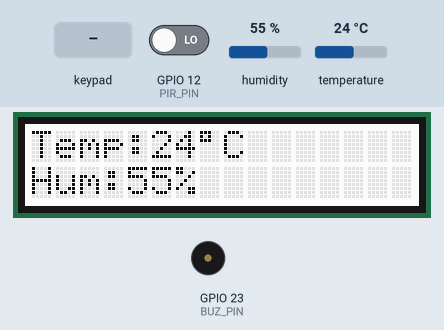
This sketch was run on a simulated ESP32. Shown: 16×2 character LCD, buzzer (waves = sounding). The inputs (shaded band) are chosen by the test bench; at power-on: GPIO 12 (PIR_PIN) LOW, humidity 55 %, temperature 24 °C. WiFi joins after 1.5 s; servers stay silent unless stated; what the sketch prints to the serial monitor is not drawn.

Above: at 4.7 s.
4.8 s: GPIO 12 (PIR_PIN) driven HIGH
At 6.0 s:
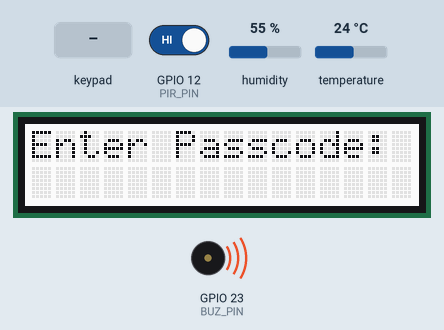
6.3 s: keypad keys 1 2 3 # pressed 0.4 s apart
At 9.2 s:
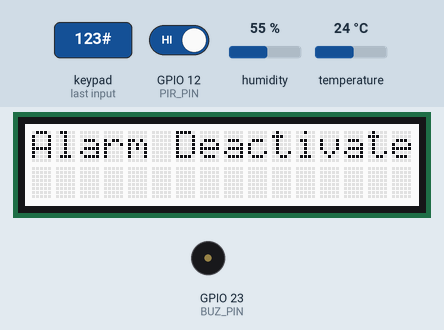
10.9 s: key '*' pressed
At 11.7 s:
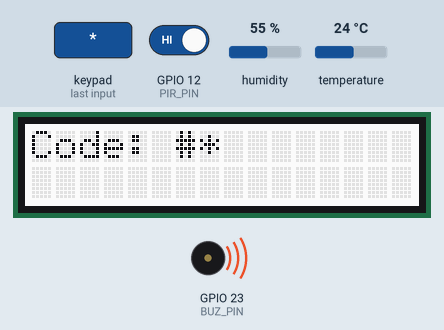
12.6 s: key '1' pressed
At 13.8 s:
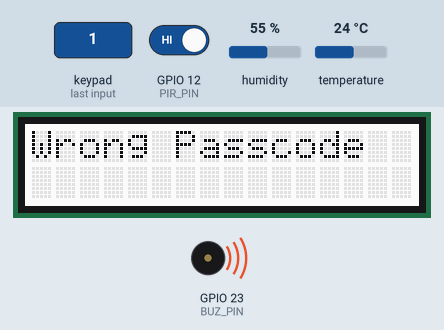
15.6 s: keypad keys 1 2 3 * pressed 0.4 s apart
At 16.9 s:
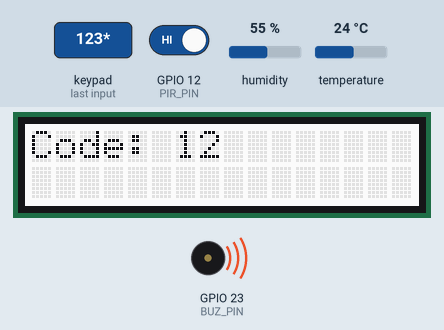
20.2 s: key '#' pressed
At 21.6 s:
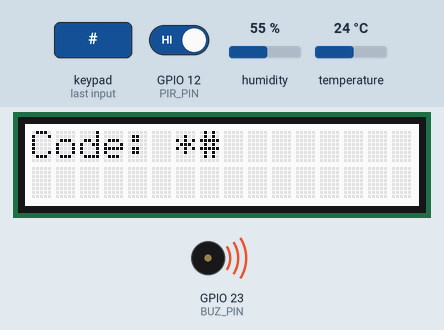
Timing chart, 0 to 22.9 s (numbered marks = the images above; inputs shaded):
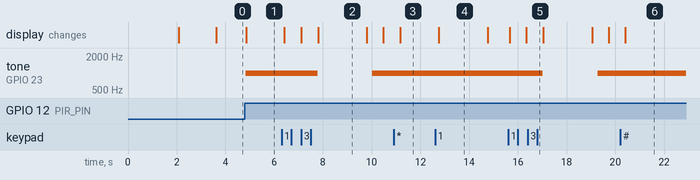

The sketch:

IOTPROJECT.ino
```cpp
#include <Wire.h>
#include "rgb_lcd.h"
#include <Keypad.h>
#include <dht11.h>
#include <WiFi.h>
#include <WebServer.h>

rgb_lcd lcd;
dht11 DHT;

const char* ssid     = "iPhone";
const char* password = "Daniel11";

WebServer server(80);

#define PIR_PIN    12
#define BUZ_PIN    23
#define DHT11_PIN  27


const byte ROWS = 4, COLS = 3;
char hexaKeys[ROWS][COLS] = {
  {'1','2','3'},
  {'4','5','6'},
  {'7','8','9'},
  {'*','0','#'}
};

byte rowPins[ROWS] = {15, 2, 0, 4};
byte colPins[COLS] = {16, 17, 5};
Keypad customKeypad(makeKeymap(hexaKeys), rowPins, colPins, ROWS, COLS);


String enteredCode = "";
const String correctCode = "123";
bool alarmActive = false;

float temp = 0;
float hum  = 0;

void setup() {
  Serial.begin(9600);

  pinMode(PIR_PIN, INPUT);
  pinMode(BUZ_PIN, OUTPUT);

  lcd.begin(16, 2);
  lcd.print("System Ready");
  delay(2000);
  lcd.clear();

  WiFi.begin(ssid, password);
  Serial.print("Connecting to WiFi");
  while (WiFi.status() != WL_CONNECTED) {
    delay(500);
    Serial.print(".");
  }
  Serial.println("\nConnected to WiFi");
  Serial.print("ESP32 IP Address: ");
  Serial.println(WiFi.localIP());

  server.on("/", handleRoot);
  server.begin();
}

void loop() {
  readSensors();
  checkAlarm();
  server.handleClient();
  delay(200);
}

void readSensors() {
  int chk = DHT.read(DHT11_PIN);
  if (chk == DHTLIB_OK) {
    temp = DHT.temperature;
    hum  = DHT.humidity;
  }
}

void checkAlarm() {
  int pirValue = digitalRead(PIR_PIN);

  if (pirValue == HIGH) {
    alarmActive = true;
  }

  if (alarmActive) {
    tone(BUZ_PIN, 1000);
    displayMessage("Enter Passcode:");

    char customKey = customKeypad.getKey();
    if (customKey) {
      enteredCode += customKey;
      lcd.clear();
      lcd.print("Code: ");
      lcd.print(enteredCode);

      if (enteredCode == correctCode) {
        alarmActive = false;
        noTone(BUZ_PIN);
        enteredCode = "";
        lcd.clear();
        lcd.print("Alarm Deactivated");
        delay(2000);
        lcd.clear();
      } else if (enteredCode.length() >= 3) {
        enteredCode = "";
        lcd.clear();
        lcd.print("Wrong Passcode");
        delay(2000);
        lcd.clear();
      }
    }
  } else {
    noTone(BUZ_PIN);

    lcd.setCursor(0, 0);
    lcd.print("Temp:");
    lcd.print(temp, 0);
    lcd.print((char)223);
    lcd.print("C   ");

    lcd.setCursor(0, 1);
    lcd.print("Hum:");
    lcd.print(hum, 0);
    lcd.print("%   ");
  }
}

void displayMessage(String message) {
  static String previousMessage = "";
  if (message != previousMessage) {
    lcd.clear();
    lcd.print(message);
    previousMessage = message;
  }
}

void handleRoot() {
  String page = "<html><head><meta http-equiv='refresh' content='1'><title>Home Security Alarm System</title>";
  page += "<style>body{font-family:sans-serif;background:#f4f4f4;margin:20px;}h1{color:#333;}div.card{padding:15px;background:white;border-radius:10px;box-shadow:0 0 10px #ccc;}p{font-size:18px;}</style></head><body>";
  page += "<h1>Home Security Alarm System</h1><div class='card'>";
  page += "<p><strong>Temperature:</strong> " + String(temp) + " &deg;C</p>";
  page += "<p><strong>Humidity:</strong> " + String(hum) + " %</p>";

  if (alarmActive) {
    page += "<p style='color:red;font-weight:bold;'>ALARM ACTIVE!</p>";
  } else {
    page += "<p style='color:green;'>System Normal</p>";
  }

  page += "</div></body></html>";
  server.send(200, "text/html", page);
}
```

Measured:
- after the input at 4.8 s, tone on GPIO 23 (BUZ_PIN): silent → 1000 Hz at once; the display: changes at once (image 1)
- after the input at 6.3 s, tone on GPIO 23 (BUZ_PIN): 1000 Hz → silent after 1.5 s, → 1000 Hz 2.2 s later; the display: first changes after 0.12 s (image 2 shows a later state)
- after the input at 10.9 s, the display: changes after 0.27 s (image 3)
- after the input at 12.6 s, the display: changes after 0.16 s (image 4)
- after the input at 15.6 s, tone on GPIO 23 (BUZ_PIN): 1000 Hz → silent after 1.4 s, → 1000 Hz 2.2 s later; the display: first changes after 0.07 s (image 5 shows a later state)
- after the input at 20.2 s, the display: changes after 0.21 s (image 6)
- what the display in image 2 shows lasts 2.0 s, from 7.8 s to 9.8 s
